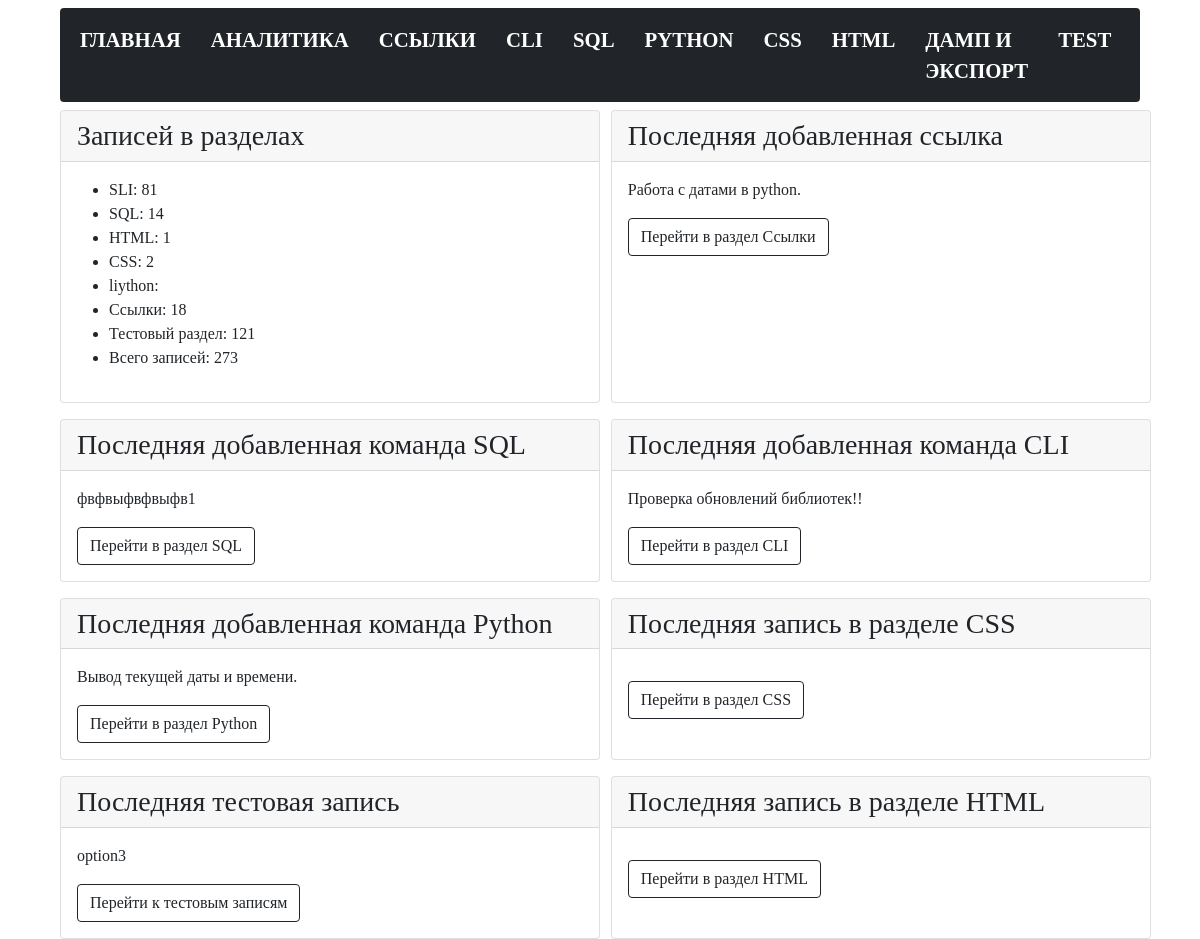
The app's page /analytics with its own data.
### tables this page shows
CREATE TABLE "links" (
  [links_id] INTEGER PRIMARY KEY AUTOINCREMENT,
  [links_name] TEXT NOT NULL,
  [links_command] TEXT NOT NULL,
  [links_date_add] TIMESTAMP DEFAULT CURRENT_TIMESTAMP,
  [links_date_edit] TEXT
);

CREATE TABLE "sql" (
  [sql_id] INTEGER PRIMARY KEY AUTOINCREMENT,
  [sql_name] TEXT NOT NULL,
  [sql_command] TEXT NOT NULL,
  [sql_date_add] TIMESTAMP DEFAULT CURRENT_TIMESTAMP,
  [sql_date_edit] TEXT
);

CREATE TABLE "bash" (
  [bash_id] INTEGER PRIMARY KEY AUTOINCREMENT,
  [bash_command] TEXT NOT NULL,
  [bash_name] TEXT NOT NULL,
  [bash_date_add] TIMESTAMP DEFAULT CURRENT_TIMESTAMP,
  [bash_date_edit] TEXT
);

CREATE TABLE "python" (
  [python_id] INTEGER PRIMARY KEY AUTOINCREMENT,
  [python_command] TEXT NOT NULL,
  [python_name] TEXT NOT NULL,
  [python_date_add] TIMESTAMP DEFAULT CURRENT_TIMESTAMP,
  [python_date_edit] TEXT
);

CREATE TABLE test (
                test_id INTEGER PRIMARY KEY autoincrement, 
                test_name TEXT not null
        );

### modules/analytics.py (the view)
@bp.route("/analytics")
def analytics():
    conn = connect.get_db_connection()
    cur = conn.cursor()
    bash_list_count = int(cur.execute("SELECT COUNT(*) FROM bash").fetchone()[0])
    sql_list_count = int(cur.execute("SELECT COUNT(*) FROM sql").fetchone()[0])
    css_wiki_list_count = int(cur.execute("SELECT COUNT(*) FROM css_wiki").fetchone()[0])
    python_list_count = int(cur.execute("SELECT COUNT(*) FROM python").fetchone()[0])
    test_list_count = int(cur.execute("SELECT COUNT(*) FROM test").fetchone()[0])
    links_list_count = int(cur.execute("SELECT COUNT(*) FROM links").fetchone()[0])
    html_wiki_list_count = int(cur.execute("SELECT COUNT(*) FROM html_wiki").fetchone()[0])
    last_links = conn.execute("SELECT * FROM links ORDER BY 1 DESC").fetchone()
    last_sql = conn.execute("SELECT * FROM sql ORDER BY 1 DESC").fetchone()
    last_bash = conn.execute("SELECT * FROM bash ORDER BY 1 DESC").fetchone()
    last_python = conn.execute("SELECT * FROM python ORDER BY 1 DESC").fetchone()
    last_css_wiki = conn.execute("SELECT * FROM css_wiki ORDER BY 1 DESC").fetchone()
    last_test = conn.execute("SELECT * FROM test ORDER BY 1 DESC").fetchone()
    last_html_wiki = conn.execute("SELECT * FROM html_wiki ORDER BY 1 DESC").fetchone()
    sum_count = bash_list_count + sql_list_count + html_wiki_list_count + python_list_count + links_list_count + test_list_count + css_wiki_list_count
    conn.close()
    return render_template("analytics.html",
                           bash_list_count=bash_list_count,
                           sql_list_count=sql_list_count,
                           css_wiki_list_count=css_wiki_list_count,
                           python_list_count=python_list_count,
                           test_list_count=test_list_count,
                           links_list_count=links_list_count,
                           html_wiki_list_count=html_wiki_list_count,
                           sum_count=sum_count,
                           last_links=last_links,
                           last_sql=last_sql,
                           last_bash=last_bash,
                           last_python=last_python,
                           last_css_wiki=last_css_wiki,
                           last_test=last_test,
                           last_html_wiki=last_html_wiki,
                           )

### modules/connect.py (called while the page is built)
def get_db_connection():
    db_path = os.path.join(BASE_DIR, '../database.db')
    conn = sqlite3.connect(db_path)
    conn.row_factory = sqlite3.Row
    return conn

### templates/analytics.html (shortened to what this page needs)
{% extends "base.html" %} {% block title %}Аналитика{% endblock %} {% block content %}
<div class="container-index-page">
   <div class="card">
      <div class="card-header h3">Записей в разделах</div>
      <div class="card-body">
         <ul>
            <li class="card-text">SLI: {{ bash_list_count }}</li>
            <li class="card-text">SQL: {{ sql_list_count }}</li>
            <li class="card-text">HTML: {{ html_wiki_list_count }}</li>
            <li class="card-text">CSS: {{ css_wiki_list_count }}</li>
            <li class="card-text">liython: {{ liython_list_count }}</li>
            <li class="card-text">Ссылки: {{ links_list_count }}</li>
            <li class="card-text">Тестовый раздел: {{ test_list_count }}</li>
            <li class="card-text">Всего записей: {{ sum_count }}</li>
         </ul>
      </div>
   </div>
   <div class="card">
      <div class="card-header h3">Последняя добавленная ссылка</div>
      <div class="card-body">
         <p class="card-text">
            {{ last_links.links_name }}</p>
         <a href="{{ url_for('links_list_commands.links_list_commands') }}" class="btn btn-outline-dark">Перейти в
            раздел Ссылки</a>
      </div>
   </div>
   <div class="card">
      <div class="card-header h3">Последняя добавленная команда SQL</div>
      <div class="card-body">
         <p class="card-text">
            {{ last_sql.sql_name }}</p>
         <a href="{{ url_for('sql_list_commands.sql_list_commands') }}" class="btn btn-outline-dark">Перейти в раздел
            SQL</a>
      </div>
   </div>
   <div class="card">
      <div class="card-header h3">Последняя добавленная команда CLI</div>
      <div class="card-body">
         <p class="card-text">
            {{ last_bash.bash_name }}</p>
         <a href="{{ url_for('bash_list_commands.bash_list_commands') }}" class="btn btn-outline-dark">Перейти в раздел
            CLI</a>
      </div>
   </div>
   <div class="card">
      <div class="card-header h3">Последняя добавленная команда Python</div>
      <div class="card-body">
         <p class="card-text">
            {{ last_python.python_name }}</p>
         <a href="{{ url_for('python_list_commands.python_list_commands') }}" class="btn btn-outline-dark">Перейти в
            раздел Python</a>
      </div>
   </div>
   <div class="card">
      <div class="card-header h3">Последняя запись в разделе CSS</div>
      <div class="card-body">
         <a href="{{ url_for('css_wiki.css_wiki') }}" class="btn btn-outline-dark">Перейти в раздел CSS</a>
      </div>
   </div>
   <div class="card">
      <div class="card-header h3">Последняя тестовая запись</div>
      <div class="card-body">
         <p class="card-text">
            {{ last_test.test_name }}</p>
         <a href="{{ url_for('test_list.test_list') }}" class="btn btn-outline-dark">Перейти к тестовым записям</a>
      </div>
   </div>
   <div class="card">
      <div class="card-header h3">Последняя запись в разделе HTML</div>
      <div class="card-body">
         <a href="{{ url_for('html_wiki.html_wiki') }}" class="btn btn-outline-dark">Перейти в раздел HTML</a>
      </div>
   </div>
</div>
{% endblock %}

### static/styles.css (style rules this page uses)
* { font-size: 1rem; font-family:consolas; }
body { width: 90%; margin: auto; }
a { color: black; text-decoration: none; }
.container-index-page { display: grid; grid-template-columns: 50% 50%; column-gap: 1%; row-gap: 1%; }
.card { margin-top: 0.50rem; }

### records on screen
links: links_name "Работа с датами в python."
sql: sql_name "фвфвыфвфвыфв1"
bash: bash_name "Проверка обновлений библиотек!!"
python: python_name "Вывод текущей даты и времени."
test: test_name "option3"

### other values on screen
{{ bash_list_count }} "81"
{{ sql_list_count }} "14"
{{ html_wiki_list_count }} "1"
{{ css_wiki_list_count }} "2"
{{ links_list_count }} "18"
{{ test_list_count }} "121"
{{ sum_count }} "273"
